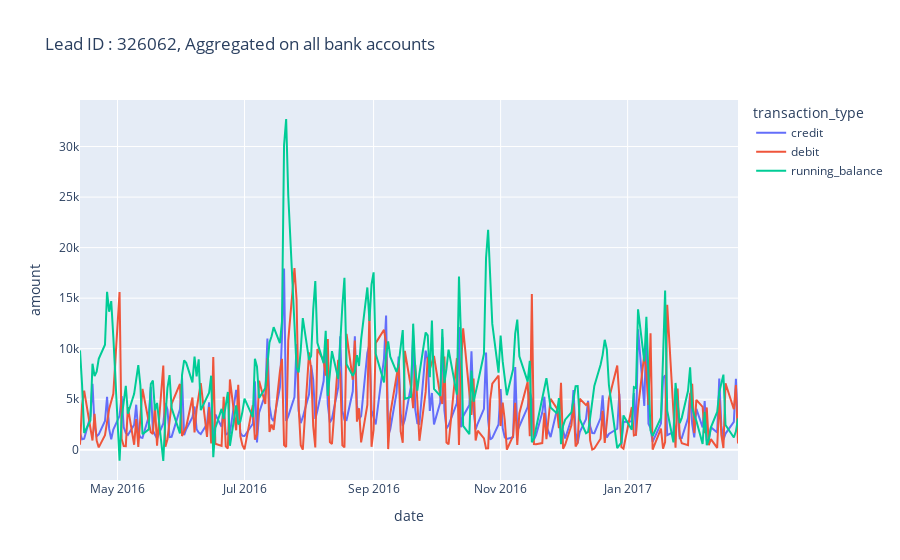

Notebook source saved alongside this figure:
### Markdown cell above
###### [ans] Creating interactive plot with plotly

### Code cell
username = 'rravishankar'
api_key = 'lLY6mbM1zktKBEQ3DGVo'

chart_studio.tools.set_credentials_file(username = username, api_key = api_key)

fig4 = px.line(df_final4, x="date", y="amount", color='transaction_type',\
              title="Lead ID : 326062, Aggregated on all bank accounts")

py.plot(fig4,filename = 'TimeSeries_4',auto_open=False)
fig4.show()

### Figure 1 — Plotly figure (JSON) as saved in the notebook; plotly's stock layout.template omitted (floating-point values rounded to 4 significant figures; data arrays with more than 128 entries replaced by an {"elided": "..."} marker saying what was removed)
{"data": [{"hoverlabel": {"namelength": 0}, "hovertemplate": "transaction_type=credit<br>date=%{x}<br>amount=%{y}", "legendgroup": "credit", "line": {"color": "#636efa", "dash": "solid"}, "mode": "lines", "name": "credit", "showlegend": true, "type": "scatter", "x": {"elided": "216 str values"}, "xaxis": "x", "y": {"elided": "216 float values"}, "yaxis": "y"}, {"hoverlabel": {"namelength": 0}, "hovertemplate": "transaction_type=debit<br>date=%{x}<br>amount=%{y}", "legendgroup": "debit", "line": {"color": "#EF553B", "dash": "solid"}, "mode": "lines", "name": "debit", "showlegend": true, "type": "scatter", "x": {"elided": "211 str values"}, "xaxis": "x", "y": {"elided": "211 float values"}, "yaxis": "y"}, {"hoverlabel": {"namelength": 0}, "hovertemplate": "transaction_type=running_balance<br>date=%{x}<br>amount=%{y}", "legendgroup": "running_balance", "line": {"color": "#00cc96", "dash": "solid"}, "mode": "lines", "name": "running_balance", "showlegend": true, "type": "scatter", "x": {"elided": "217 str values"}, "xaxis": "x", "y": {"elided": "217 float values"}, "yaxis": "y"}], "layout": {"legend": {"title": {"text": "transaction_type"}, "tracegroupgap": 0}, "title": {"text": "Lead ID : 326062, Aggregated on all bank accounts"}, "xaxis": {"anchor": "y", "domain": [0, 1], "title": {"text": "date"}}, "yaxis": {"anchor": "x", "domain": [0, 1], "title": {"text": "amount"}}}}
